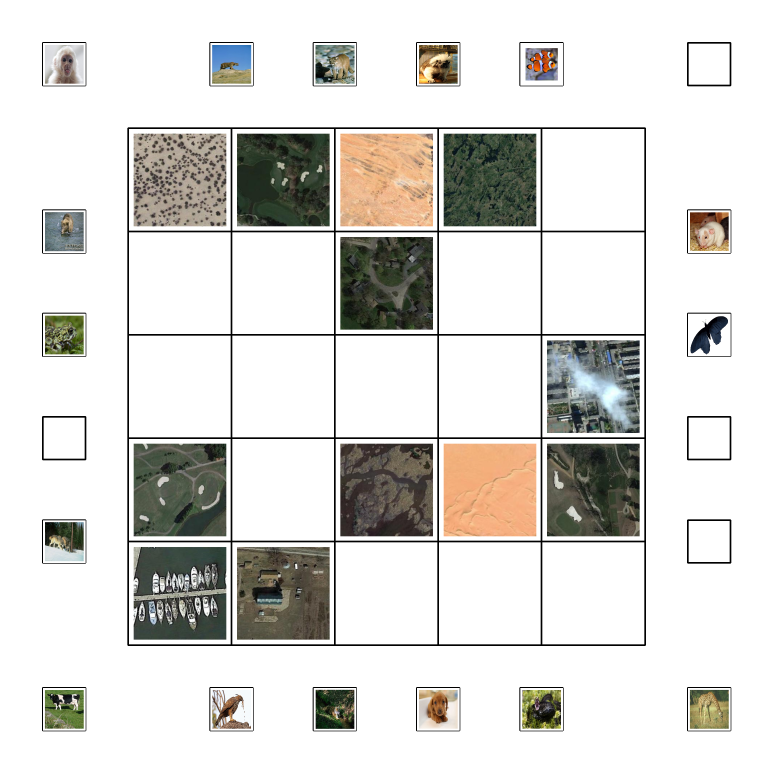
#> input picture Extracting imges/image_5.png, 2319 x 2319 px (shown at 1/3 size)
$ jupyter execute extract_img.ipynb   (shell and % lines are left out)
#> lines starting #> are read from the running program, lines starting #| are printed output that depends on the picture; after the words box and inside, x2 and y2 are one past the last pixel; in counts of white or black regions, pixels touching at a corner belong together
[cell 1]
import argparse
import cv2
import os
import warnings
warnings.filterwarnings('ignore', category=FutureWarning)
import numpy as np
from PIL import Image
import matplotlib.pyplot as plt
plt.rcParams['font.size'] = 14

[cell 2]
def habitat(img, op_path, flag=1):
    '''
    This function will crop each habitat contours from arena image

    Param: img= arena image
           flag = 1 to crop each contour and save the image in new folder

    Returns: hab = habitat image with contours for non-empty cells present
             name_hab = list of habitat with their location

    '''
    row, col, ch = img.shape #read no. of rows,columns and channels
    rn = int(row/8)
    cn = int(col - (col/8))

    hab = img[rn:cn,rn:cn] #crop the habitat from arena image
    imgray = cv2.cvtColor(hab,cv2.COLOR_BGR2GRAY) #convert image to grayscale
    ret,thresh = cv2.threshold(imgray,120,255,cv2.THRESH_BINARY) #make thresholding on gray image use BINARY method
    name_hab =[] #list for image location

    #find contours using RETR_CCOMP and CHAIN_APPROX_SIMPLE
    contours1, hierarchy1 = cv2.findContours(thresh,cv2.RETR_CCOMP,cv2.CHAIN_APPROX_SIMPLE) #find contours using thresh image

    for cnt in contours1:
        if 92000<cv2.contourArea(cnt)<93000:
            leftmost = tuple(cnt[cnt[:,:,0].argmin()][0])
            rightmost = tuple(cnt[cnt[:,:,0].argmax()][0])
            topmost = tuple(cnt[cnt[:,:,1].argmin()][0])
            bottommost = tuple(cnt[cnt[:,:,1].argmax()][0]) #find leftmost,rightmost,topmost,bottommost points in contours
            new = hab[topmost[1]:bottommost[1],leftmost[0]:rightmost[0]] #crop the contour of each square present in habitat square

            ngray = cv2.cvtColor(new,cv2.COLOR_BGR2GRAY) #convert image to grayscale
            ret,nth = cv2.threshold(ngray,250,255,cv2.THRESH_BINARY)
            newcnt, hierarchy2 = cv2.findContours(nth,cv2.RETR_TREE,cv2.CHAIN_APPROX_SIMPLE) #find contours present in each square
            i=0
            j=0
            if len(newcnt)!=1:
                for cnt2 in newcnt:
                    if 64000<(cv2.contourArea(cnt2))<78000: #elimniate empty square

                        newcopy = new.copy()
                        x,y,w,h = cv2.boundingRect(cnt2)
                        new = cv2.rectangle(new,(x,y),(x+w,y+h),(0,0,255),2) #draw the bounding rectangel for the habitat

                        crop = newcopy[y:y+h, x:x+w] #crop the contour

                        M = cv2.moments(cnt)
                        if M['m00']!=0: #using moments fond the centre of each contour which satisfies above condition

                             cx = int(M['m10']/M['m00']) #find x co-ordinate
                             cy = int(M['m01']/M['m00']) #find y co-ordinate
                             font = cv2.FONT_HERSHEY_SIMPLEX #use font HERSHEY_SIMPLEX
                             if 75<cx<415: #find the range where x co-ordinate present and assign value for j accordingly
                                 j=1
                             elif 416<cx<739:
                                 j=2
                             elif 740<cx<1033:
                                 j=3
                             elif 1034<cx<1351:
                                 j=4
                             elif 1352<cx<1625:
                                 j=5

                             if 75<cy<430: #find the range where y co-ordinate present and assign value for i accordingly
                                 i=4
                             elif 431<cy<741:
                                 i=3
                             elif 742<cy<1065:
                                 i=2
                             elif 1066<cy<1377:
                                 i=1
                             elif 1378<cy<1625:
                                 i=0

                             txt =5*i+j #using these formula calculate location of contour present in image
                             name_hab.append(str(txt)) #append the loaction to list

                             if flag==1: #to save cut contours
                                file1 =  os.path.join(op_path, (str(txt)+'.png'))#save image with location
                                cv2.imwrite(file1, crop)

                             txt = str(txt)
                             cv2.putText(hab,txt,(cx-11,cy+5), font, 0.65,(0,0,255),2,cv2.LINE_AA) #put text in habitat image


    return hab,name_hab

[cell 3]
def animal(img, op_path, flag=1):
    '''
    This function will crop each non-empty cell for animal contours present in arena image

    Param: img= arena image
           flag = 1 to crop each contour and save the image in new folder

    Returns: ani = animal images with contours for non-empty cells present
             name_ani = list of animal with their location

    '''

    row, col, ch = img.shape #read no. of rows, cols. and channels
    rn = int(row/8)
    cn = int(col - (col/8))

    ani = img.copy() #make copy of arena image
    ani[rn:cn,rn:cn]=255 #remove the habitat sqaure from ani image

    imgray = cv2.cvtColor(ani,cv2.COLOR_BGR2GRAY) #convert image to grayscale
    ret,thresh = cv2.threshold(imgray,120,255,cv2.THRESH_BINARY) #make thresholding on gray image use BINARY method

    name_ani=[]

    anit = thresh.copy()
    anit[rn:cn,rn:cn]=255 #crop the same copy of threshold ani image

    contours2, hierarchy2 = cv2.findContours(anit,cv2.RETR_CCOMP,cv2.CHAIN_APPROX_SIMPLE)
    #find contours using RETR_CCOMP and CHAIN_APPROX_SIMPLE


    for cnt in contours2:
        if 16000<cv2.contourArea(cnt)<17000:
            leftmost = tuple(cnt[cnt[:,:,0].argmin()][0])
            rightmost = tuple(cnt[cnt[:,:,0].argmax()][0])
            topmost = tuple(cnt[cnt[:,:,1].argmin()][0])
            bottommost = tuple(cnt[cnt[:,:,1].argmax()][0]) #find leftmost,rightmost,topmost,bottommost points in contours
            new = ani[topmost[1]:bottommost[1],leftmost[0]:rightmost[0]] #crop the contour

            ngray = cv2.cvtColor(new,cv2.COLOR_BGR2GRAY) #convert image to grayscale
            ret,nth = cv2.threshold(ngray,120,255,cv2.THRESH_BINARY)
            newcnt, hierarchy2 = cv2.findContours(nth,cv2.RETR_TREE,cv2.CHAIN_APPROX_SIMPLE)
            j='0'
            k='0'
            if len(newcnt): #eliminate the empty contours

                M = cv2.moments(cnt)
                cx = int(M['m10']/M['m00'])
                cy = int(M['m01']/M['m00']) # find centre using moments
                font = cv2.FONT_HERSHEY_SIMPLEX

                if 73<cx<337: #find location of x co-ordiante and assign j value
                    j='A'
                elif 338<cx<801:
                    j='B'
                elif 802<cx<1117:
                    j='C'
                elif 1118<cx<1421:
                    j='D'
                elif 1422<cx<1729:
                    j='E'
                elif 1730<cx<2237:
                    j='F'

                if 73<cy<338: #find location of x co-ordiante and assign k value
                    k='6'
                elif 338<cy<801:
                    k='5'
                elif 802<cy<1117:
                    k='4'
                elif 1118<cy<1421:
                    k='3'
                elif 1422<cy<1729:
                    k='2'
                elif 1730<cy<2237:
                    k='1'

                txt = j+k
                name_ani.append(txt) #append location of non-empty animal cell to list

                if flag==1: #save crop for each cut contour

                    cont_ani = ani[topmost[1]:bottommost[1],leftmost[0]:rightmost[0]]
                    file1 =  os.path.join(op_path, (txt +'.png'))#save image with location
                    cv2.imwrite(file1, cont_ani)
                cv2.putText(ani,txt,(cx-9,cy-78), font, 0.65,(0,0,255),2,cv2.LINE_AA) #put text of location
                cv2.drawContours(ani, [cnt], 0, (0,255,120), 2)

    return ani,name_ani #return animal image with all required contour and location

[cell 4]
imgpath = "./image_5.png"
outputfolder_path =  "./output-5"

img = cv2.imread(imgpath)
#> img is the input picture: shape (2319, 2319, 3); mean B, G, R 213.9, 217.5, 218.7

if not os.path.isdir(outputfolder_path):
    os.mkdir(outputfolder_path)

hab, name_hab = habitat(img, outputfolder_path)
#> in habitat, `ret,thresh = cv2.threshold(imgray,120,255,cv2.THRESH_BINARY)`:
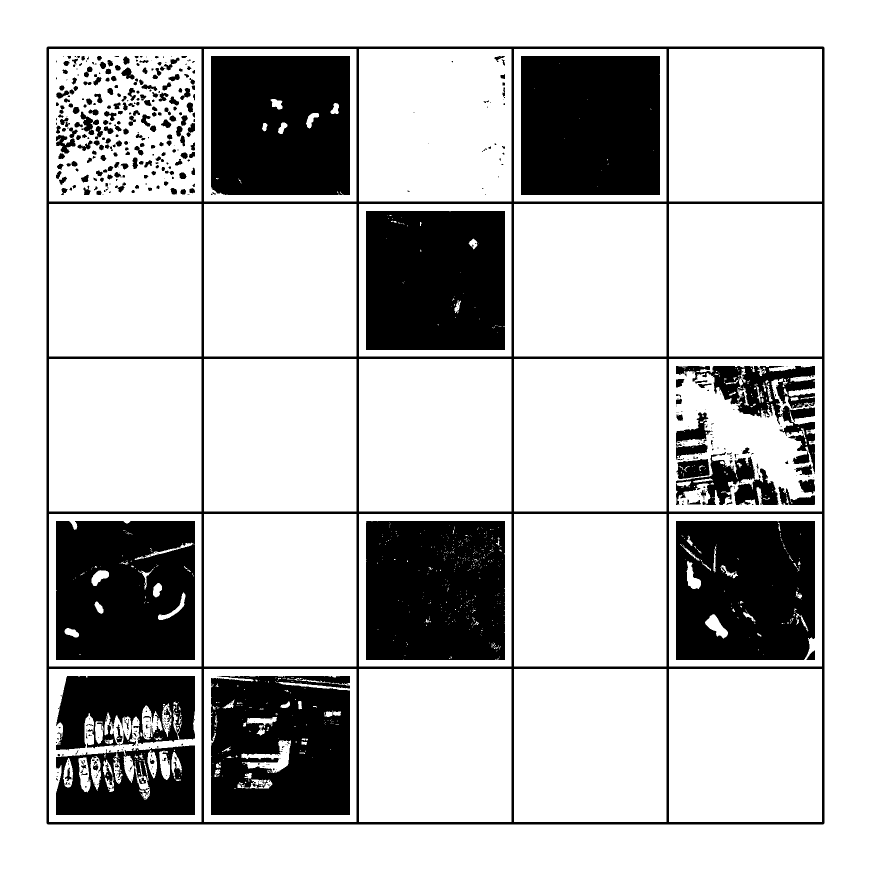
#> thresh: shape (1740, 1740) (shown at 1/2 size); 75.9% white; 591 black regions (338 under 20 px)
#> in habitat, `contours1, hierarchy1 = cv2.findContours(thresh,cv2.RETR_CCOMP,cv2.CHA..`: contours1 = 1534 contours, 1135 with area under 20; largest, box (x1, y1, x2, y2) and area: (0, 0, 1740, 1740) 3024121, (92, 92, 1650, 1650) 2424231, (1338, 1338, 1644, 1644) 93025, (1028, 1338, 1333, 1644) 92720, (718, 1338, 1023, 1644) 92720
#> the loop in habitat, `for cnt in contours1:` made 1534 passes
#> (rightmost, topmost, bottommost, newcnt) on passes 345, 346, 870, 1141, 1142: ((1332, 1643), (1028, 1338), (1028, 1643), [[[0, 0], [0, 304], [303, 304], [303, 0]]]), ((1022, 1643), (718, 1338), (718, 1643), [[[0, 0], [0, 304], [303, 304], [303, 0]]]), ((712, 1332), (408, 1028), (408, 1332), [[[0, 0], [0, 303], [303, 303], [303, 0]]]), ((1332, 1022), (1028, 718), (1028, 1022), [[[0, 0], [0, 303], [303, 303], [303, 0]]]), ((1022, 1022), (718, 718), (718, 1022), [[[0, 0], [0, 303], [303, 303], [303, 0]]])
#> after the loop in habitat, `for cnt in contours1:`:
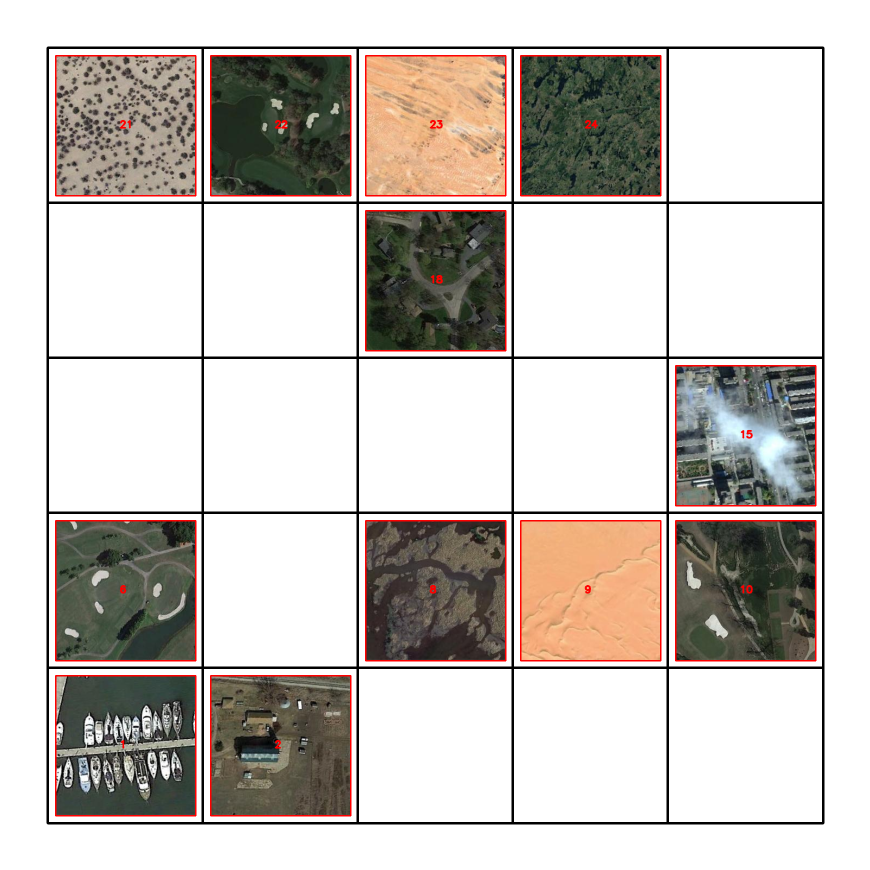
#> hab: shape (1740, 1740, 3) (shown at 1/2 size); mean B, G, R 191.9, 196.8, 202.5
#> after the loop in habitat, `for cnt in contours1:`:
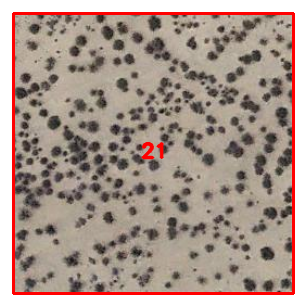
#> new: shape (304, 304, 3); mean B, G, R 140, 149.7, 168.3
#> after the loop in habitat, `for cnt in contours1:`:
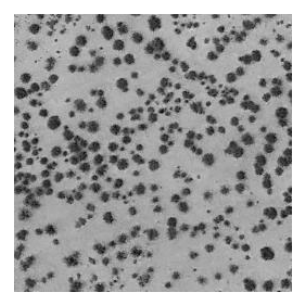
#> ngray: shape (304, 304); min 14, max 255, mean 160.2
#> after the loop in habitat, `for cnt in contours1:`:
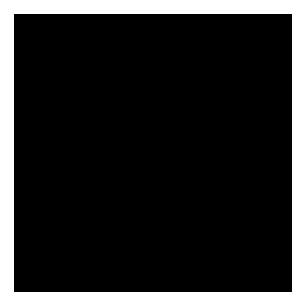
#> nth: shape (304, 304); 16.4% white; 1 white region, box (x1, y1, x2, y2) and area: (0, 0, 304, 304) 15132
#> after the loop in habitat, `for cnt in contours1:`: name_hab = ['2', '1', '10', '9', '8', '6', '15', '18', '24', '23', '22', '21']
ani, name_ani = animal(img, outputfolder_path)
#> in animal, `ret,thresh = cv2.threshold(imgray,120,255,cv2.THRESH_BINARY)`:
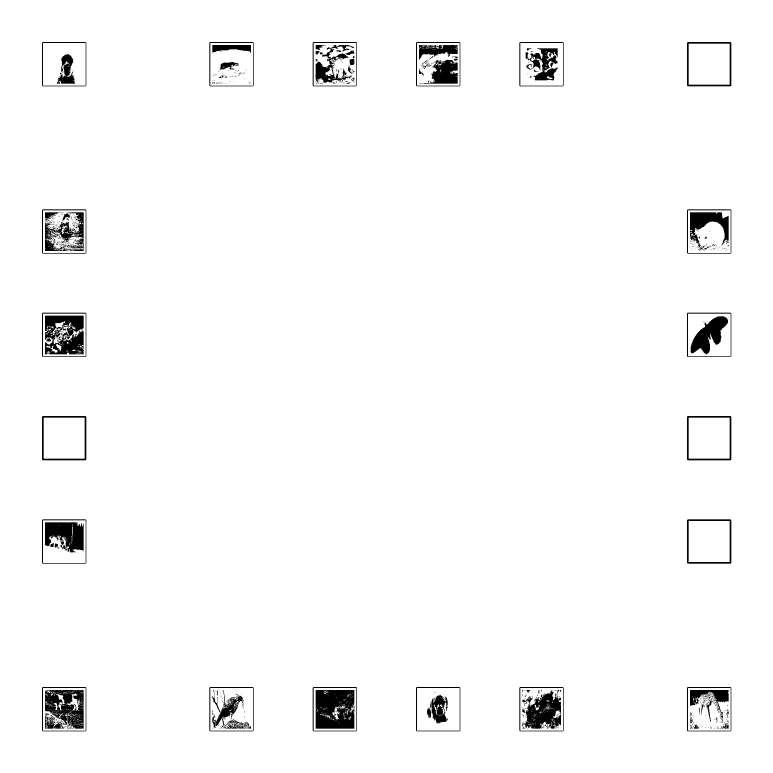
#> thresh: shape (2319, 2319) (shown at 1/3 size); 97.5% white; 807 black regions (709 under 20 px)
#> in animal, `contours2, hierarchy2 = cv2.findContours(anit,cv2.RETR_CCOMP,cv2.CHAIN..`: contours2 = 2487 contours, 2280 with area under 20; largest, box (x1, y1, x2, y2) and area: (0, 0, 2319, 2319) 5373124, (2060, 2060, 2195, 2195) 17938, (1557, 2060, 1692, 2195) 17938, (1247, 2060, 1382, 2195) 17938, (937, 2060, 1072, 2195) 17938
#> the loop in animal, `for cnt in contours2:` made 2487 passes
#> (rightmost, topmost, bottommost, j, k, cx, cy, txt) on passes 693, 998, 1077, 1097, 1104, 1276: ((2191, 2191), (2064, 2064), (2064, 2191), 'F', '1', 2127, 2127, 'F1'), ((1688, 2191), (1561, 2064), (1561, 2191), 'E', '1', 1624, 2127, 'E1'), ((1378, 2191), (1251, 2064), (1251, 2191), 'D', '1', 1314, 2127, 'D1'), ((1068, 2191), (941, 2064), (941, 2191), 'C', '1', 1004, 2127, 'C1'), ((758, 2191), (631, 2064), (631, 2191), 'B', '1', 694, 2127, 'B1'), ((256, 2191), (129, 2064), (129, 2191), 'A', '1', 192, 2127, 'A1')
#> after the loop in animal, `for cnt in contours2:`:
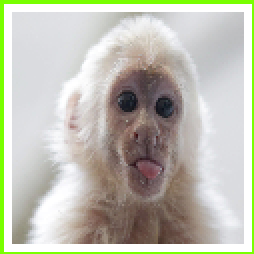
#> new: shape (127, 127, 3) (shown 2 times larger); mean B, G, R 178.4, 191.9, 191.1
#> after the loop in animal, `for cnt in contours2:`:
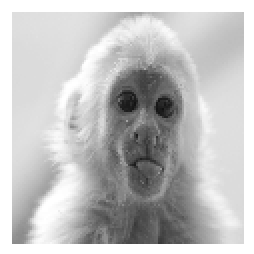
#> ngray: shape (127, 127) (shown 2 times larger); min 17, max 255, mean 193.3
#> after the loop in animal, `for cnt in contours2:`:
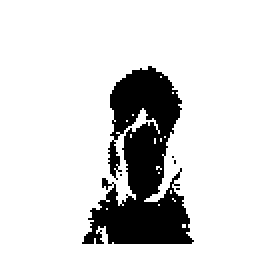
#> nth: shape (127, 127) (shown 2 times larger); 83.5% white; 5 black regions (4 under 20 px), largest, box (x1, y1, x2, y2) and area: (41, 33, 97, 122) 2650
#> after the loop in animal, `for cnt in contours2:`: name_ani = ['F1', 'E1', 'D1', 'C1', 'B1', 'A1', 'A2', 'F4', 'A4', 'F5', 'A5', 'E6', 'D6', 'C6', 'B6', 'A6']
output = ani.copy()
output[290:2030,290:2030]= hab
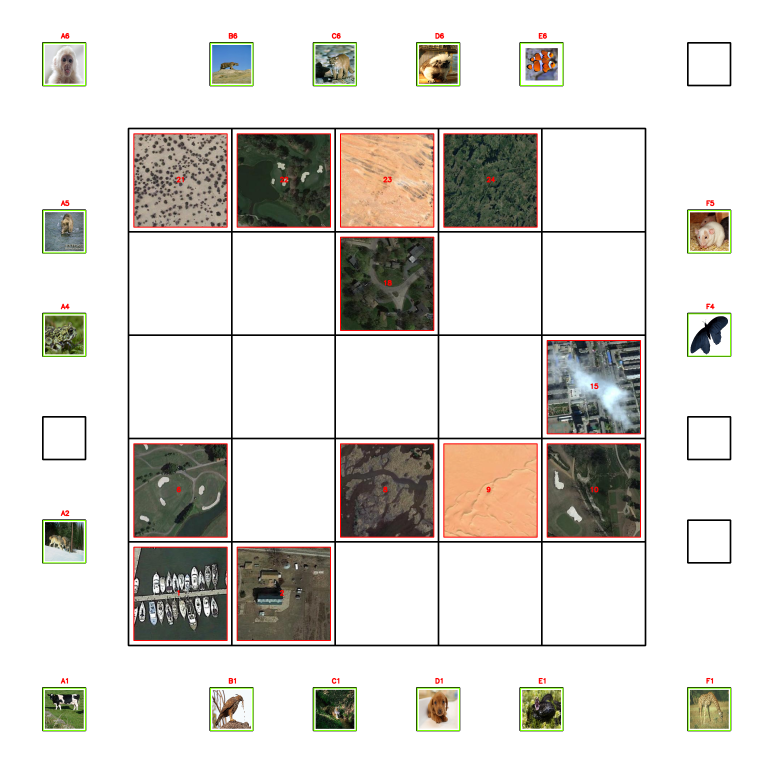
#> output: shape (2319, 2319, 3) (shown at 1/3 size); mean B, G, R 211.2, 215.9, 218.8

cv2.imwrite(os.path.join(outputfolder_path, 'output.png'),output)
#> Out = True

$ run again, with Extracting imges/image_1.png copied over Extracting imges/image_5.png
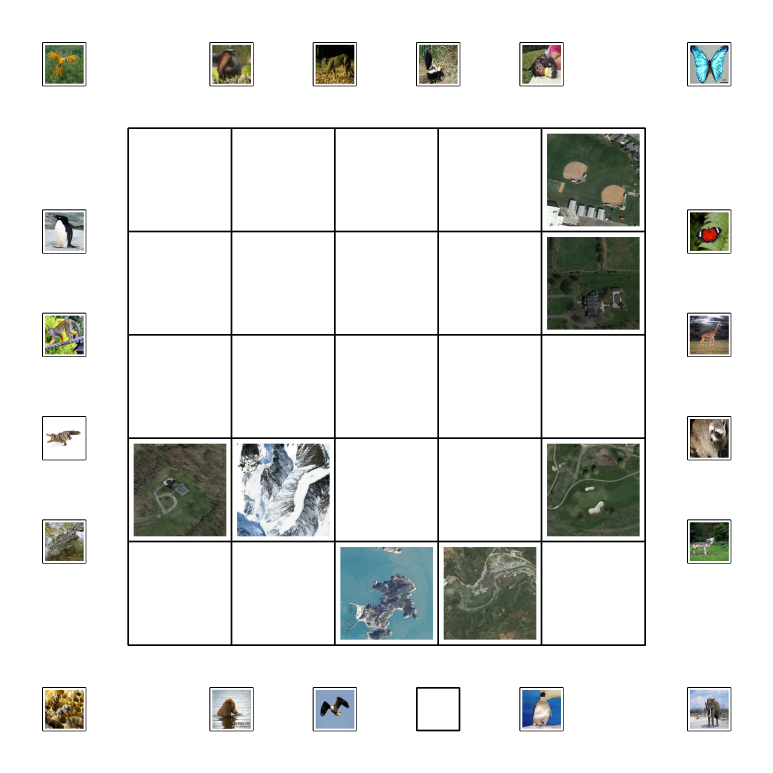
#> input picture Extracting imges/image_1.png, 2319 x 2319 px (shown at 1/3 size)
#> img is the input picture: shape (2319, 2319, 3); mean B, G, R 225.9, 227.8, 226.4
#> contours1 = 1155 contours, 969 with area under 20; largest, box (x1, y1, x2, y2) and area: (0, 0, 1740, 1740) 3024121, (92, 92, 1650, 1650) 2424231, (1338, 1338, 1644, 1644) 93025, (1028, 1338, 1333, 1644) 92720, (718, 1338, 1023, 1644) 92720
#> the loop in habitat, `for cnt in contours1:` made 1155 passes
#> (rightmost, topmost, bottommost, newcnt) on passes 456, 457, 673, 674, 1002: ((712, 1643), (408, 1338), (408, 1643), [[[0, 0], [0, 304], [303, 304], [303, 0]]]), ((402, 1643), (98, 1338), (98, 1643), [[[0, 0], [0, 304], [303, 304], [303, 0]]]), ((1332, 1332), (1028, 1028), (1028, 1332), [[[0, 0], [0, 303], [303, 303], [303, 0]]]), ((1022, 1332), (718, 1028), (718, 1332), [[[0, 0], [0, 303], [303, 303], [303, 0]]]), ((1643, 1022), (1338, 718), (1338, 1022), [[[0, 0], [0, 303], [304, 303], [304, 0]]])
#> after the loop in habitat, `for cnt in contours1:`: name_hab = ['4', '3', '10', '7', '6', '20', '25']
#> contours2 = 3504 contours, 3255 with area under 20; largest, box (x1, y1, x2, y2) and area: (0, 0, 2319, 2319) 5373124, (2060, 2060, 2195, 2195) 17938, (1557, 2060, 1692, 2195) 17938, (1247, 2060, 1382, 2195) 17938, (937, 2060, 1072, 2195) 17938
#> the loop in animal, `for cnt in contours2:` made 3504 passes
#> (rightmost, topmost, bottommost, j, k, cx, cy, txt) on passes 92, 141, 158, 167, 224, 575: ((2191, 2191), (2064, 2064), (2064, 2191), 'F', '1', 2127, 2127, 'F1'), ((1688, 2191), (1561, 2064), (1561, 2191), 'E', '1', 1624, 2127, 'E1'), ((1068, 2191), (941, 2064), (941, 2191), 'C', '1', 1004, 2127, 'C1'), ((758, 2191), (631, 2064), (631, 2191), 'B', '1', 694, 2127, 'B1'), ((256, 2191), (129, 2064), (129, 2191), 'A', '1', 192, 2127, 'A1'), ((2191, 1688), (2064, 1561), (2064, 1688), 'F', '2', 2127, 1624, 'F2')
#> after the loop in animal, `for cnt in contours2:`:
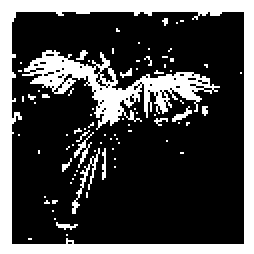
#> nth: shape (127, 127) (shown 2 times larger); 27.1% white; 83 white regions (76 under 20 px), largest, box (x1, y1, x2, y2) and area: (0, 0, 127, 127) 2764, (11, 25, 110, 65) 1192, (36, 74, 50, 107) 78
#> after the loop in animal, `for cnt in contours2:`: name_ani = ['F1', 'E1', 'C1', 'B1', 'A1', 'F2', 'A2', 'F3', 'A3', 'F4', 'A4', 'F5', 'A5', 'F6', 'E6', 'D6', 'C6', 'B6', 'A6']
#> `output[290:2030,290:2030]= hab`:
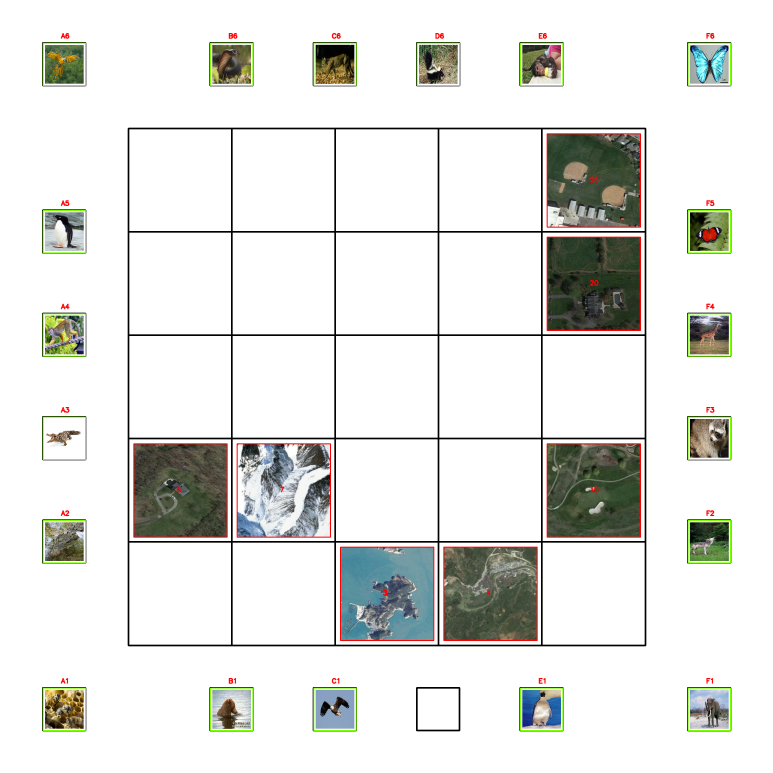
#> output: shape (2319, 2319, 3) (shown at 1/3 size); mean B, G, R 223.8, 227, 226.2
#> Out = True
